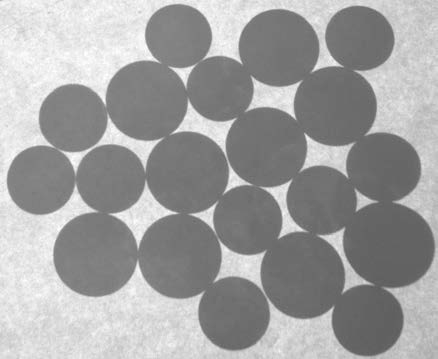
#> input picture images/test_coins.png, 438 x 359 px, found by its file name
$ python OpencvDemo061.py
#> lines starting #> are read from the running program, lines starting #| are printed output that depends on the picture; after the words box and inside, x2 and y2 are one past the last pixel; in counts of white or black regions, pixels touching at a corner belong together
#!/usr/bin/env python3
#coding = utf-8

import logging
import numpy as np
import cv2 as cv

# 二值图像分析—霍夫圆检测
def OpencvDemo061():
    logging.basicConfig(level=logging.DEBUG)

    src = cv.imread("images/test_coins.png")
#> src is the input picture: shape (359, 438, 3); min 89, max 255, mean 160.1
    if src is None:
        logging.error("could not load an image!")
        return cv.Error.StsError

    gray = cv.cvtColor(src, cv.COLOR_BGR2GRAY)
    gray = cv.GaussianBlur(gray, (3, 3), 2, 2)

    circles = cv.HoughCircles(gray, cv.HOUGH_GRADIENT, 2, 20, None, 100, 80, 20, 100)
#> circles = 20 rows, first 8: [187, 173, 41.6], [95, 255, 42.8], [111, 179, 34.8], [181, 255, 43], [233, 313, 36.8], [265, 147, 41], [277, 47, 38.6], [391, 247, 43]

    dst = np.copy(src)

    for c in circles[0, :]:
        cx, cy, r = c

        # 绘制圆
        cv.circle(dst, (int(cx), int(cy)), 2, (0, 255, 0), cv.FILLED, cv.LINE_8, 0)
        cv.circle(dst, (int(cx), int(cy)), int(r), (0, 0, 255), 2, cv.LINE_8, 0)
#> this loop made 20 passes
#> (cx, cy, r) on passes 1 to 12: (187, 173, 41.6), (95, 255, 42.8), (111, 179, 34.8), (181, 255, 43), (233, 313, 36.8), (265, 147, 41), (277, 47, 38.6), (391, 247, 43), (359, 39, 34.2), (41, 179, 33.4), (367, 319, 35.2), (147, 101, 41.4)
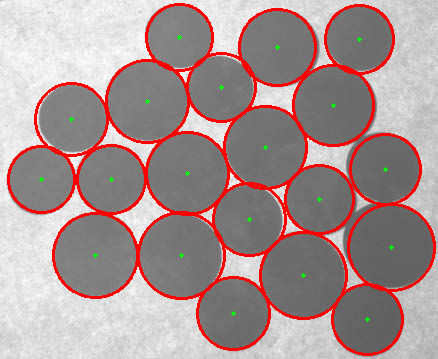
#> dst: shape (359, 438, 3); 8.53% of pixels changed, all inside (x1, y1, x2, y2) = (7, 3, 436, 356)

    h, w, ch = src.shape
#> h = 359; w = 438; ch = 3
    result = np.zeros([h * 2, w, ch], dtype=src.dtype)
    result[0 : h, 0 : w, :] = src
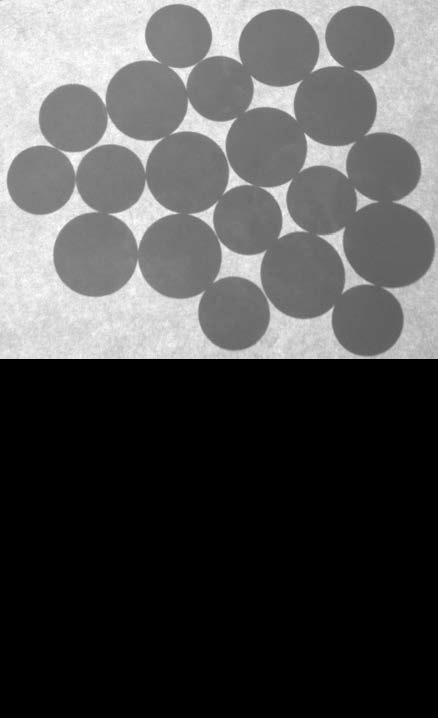
#> result: shape (718, 438, 3); min 0, max 255, mean 80.1
    result[h : h * 2, 0 : w, :] = dst
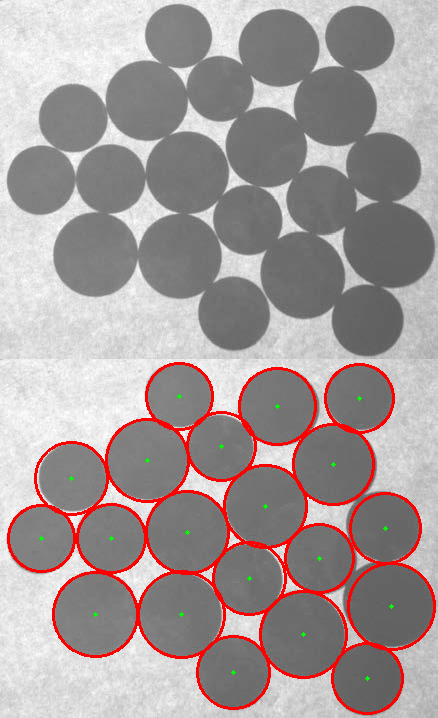
#> result: shape (718, 438, 3); mean B, G, R 153.5, 153.7, 164.1
    cv.putText(result, "original image", (10, 30), cv.FONT_ITALIC, 0.6, (0, 0, 255), 1)
    cv.putText(result, "image with results of circular detection", (10, h + 30), cv.FONT_ITALIC, 0.6, (0, 0, 255), 1)
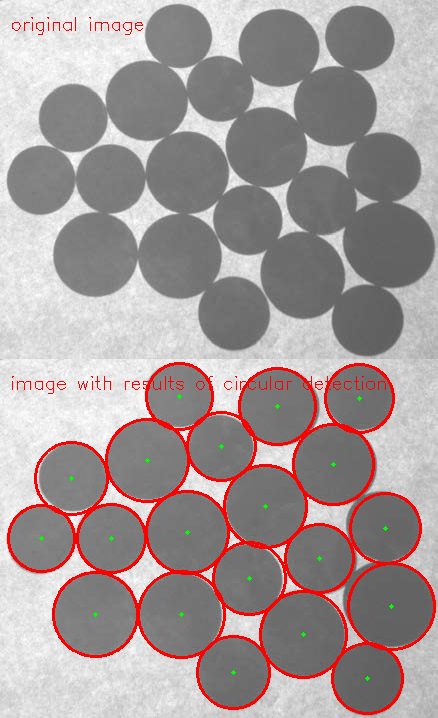
#> result: shape (718, 438, 3); mean B, G, R 152.8, 153, 164.3
    cv.imshow("circular detection", result)

    cv.waitKey(0)

    cv.destroyAllWindows()

    return cv.Error.StsOk

if __name__ == "__main__":
    OpencvDemo061()

# end of file
